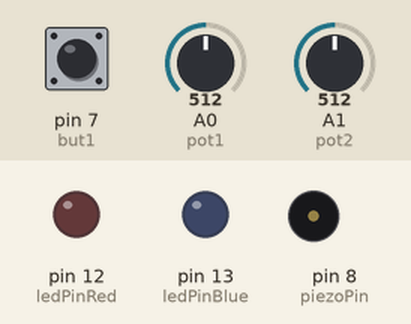
Simulated run of this sketch. Board: Arduino Uno, built with avr-gcc and run on an emulated ATmega328P. Shown: output pins drawn as LEDs (lit = HIGH), buzzer (waves = sounding). The inputs (shaded band) are chosen by the test bench; at power-on: pin 7 (but1) LOW, A0 (pot1) = 512, A1 (pot2) = 512. What the sketch prints to the serial monitor is not drawn.

Above: at 0.1 s.
Timing chart, 0 to 1.6 s (numbered marks = the images above):
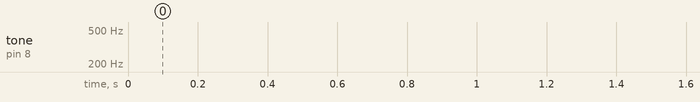

The sketch:

arpMasterA.ino
```cpp
#include "globalVars.h"
#include "pitches.h"

void playNote(int noteDuration, int notePitch) {
  int playTime = noteDuration * 0.75;
  int restTime = noteDuration * 0.25;

  Serial.println("Note Duration, PlayTime, RestTime");
  //Serial.println(noteDuration);
  Serial.println(playTime);
  Serial.println(restTime);

  tone(piezoPin, notePitch);
  delay(playTime);
  noTone(piezoPin);
  delay(restTime);
}
void flashLed(int count) {
  int flashLen = getNoteDuration(bpmLEDNote, bpm);
  beatDuration = getNoteDuration(bpmTop, bpm);
  int playLen = flashLen * 0.25;
  int restLen = flashLen * 0.75;

  if(bpmCount == 0) {
    digitalWrite(ledPinBlue, HIGH);
    delay(playLen);
    digitalWrite(ledPinBlue, LOW);
    delay(restLen);
  } else {
    digitalWrite(ledPinRed, HIGH);
    delay(playLen);
    digitalWrite(ledPinRed, LOW);
    delay(restLen);
  }
  delay(beatDuration - flashLen);
}
void countBeats() {
  //keeps the bpmCount from going over.
  bpmCount = bpmCount % bpmBottom;

  flashLed(bpmCount);
  //flashNote( getNoteDuration( bpmSequence[bpmCount], bpm ), bpmFlashNotes[bpmCount] );
  bpmCount ++;
}


void playMelody() {
  if (melodyState == BPLAY ) {
   if( (millis() - melodyTimer) > noteRestTime){
     //calculate note_duration
     int noteDuration = 0;
     int notePitch = 0;

     //Steps through all the notes in the melody
     melodyCount = melodyCount % melodyLen;

     noteDuration = getNoteDuration( noteLens[melodyCount], bpm);
     notePitch = notePitches[melodyCount];

     //playNote(noteDuration, notePitch);
     noteOn(notePitch);
     melodyCount ++;
   }
  } else if (melodyState == BREST) {
    if ( (millis() - melodyTimer) > noteOnTime ) {

    }

  }
}

void noteOn(int pitch) {
  tone(piezoPin, pitch);
}
void noteOff() {
  noTone(piezoPin);
}

int getNoteDuration(NOTE_LEN noteLen, float bpm) {
  int duration = 0;
  switch (noteLen) {
   case WHOLE:
     duration = ( 240 / bpm )* 1000;
     break;
   case HALF:
     duration = ( 120 / bpm )* 1000;
     break;
   case QUARTER:
     duration = ( 60 / bpm )* 1000;
     break;
   case EIGTH:
     duration = ( 30 / bpm )* 1000;
     Serial.println("yoooo" + String(duration));
     break;
   case SIXTEENTH:
     duration = ( 15 / bpm )* 1000;
     break;
   default:
     break;
  }
  return duration;
}


void setup() {
  Serial.begin(9600);

  pinMode(ledPinBlue, OUTPUT);
  pinMode(ledPinRed, OUTPUT);
  pinMode(piezoPin, OUTPUT);

  pinMode(but1, INPUT);
  pinMode(pot1, INPUT);
  pinMode(pot2, INPUT);


}

void loop() {

  playMelody();
  //countBeats();
  //delay(10000);

  but1Val = digitalRead(but1);
  pot1Val = analogRead(pot1);
  pot2Val = analogRead(pot2);

  //pot1Val = map( pot1Val , 0, 1023, 0, 127);

  if ( (millis() - timer) > timeDelay) {
    if(bpmTravelDirection == 1) {
      bpm += bpmTravelRate;
      bpmTravelCount+= bpmTravelRate;
    } else {
      bpm -= bpmTravelRate;
      bpmTravelCount-= bpmTravelRate;
    }
    if (abs(bpmTravelCount) > bpmTravelLimit) {
      bpmTravelDirection = bpmTravelDirection * -1;
    }
    Serial.print("bpm: ");
    Serial.println(bpm);
    timer = millis();
  }

}
```

globalVars.h
```cpp
#ifndef GLOBALVARS_H
#define GLOBALVARS_H
#include <Arduino.h>
#include "pitches.h"

enum BFSM {
  BPLAY,
  BREST
};

BFSM melodyState = BPLAY;

enum NOTE_LEN {
  WHOLE,
  HALF,
  QUARTER,
  EIGTH,
  SIXTEENTH
};

unsigned long timer;
int timeDelay = 20;

unsigned long bpmTimer;
int bpmTimeDelay = 0;
int bpmPlayDelay = 0;
int bpmRestDelay = 0;

unsigned long melodyTimer;
int noteOnTime = 0;
int noteRestTime = 0;


unsigned long bpmFlashTimer;
int bpmFlashTimeDelay = 0;


//bpm can /should be turned into an object
int bpmTravelLimit = 150;
int bpmTravelDirection = 1;
int bpmTravelCount = 0;
int bpmTravelRate = 4;

float bpm = 180;
int bpmCount = 0; // what beat are you on?

//  4 / 4 Time
NOTE_LEN bpmTop = QUARTER;
int bpmBottom = 4;

float beatDuration = 0; //getNoteDuration(bpmTop, bpm); // in mill seconds
NOTE_LEN bpmLEDNote = EIGTH; // on time played like note

int melodyLen = 5;
int melodyCount = 0;
//NOTE_LEN noteLens[] = { QUARTER, QUARTER, QUARTER, QUARTER };
//NOTE_LEN noteLens[] = { QUARTER, EIGTH, EIGTH, QUARTER, QUARTER};
NOTE_LEN noteLens[] = { SIXTEENTH, SIXTEENTH, SIXTEENTH, SIXTEENTH, SIXTEENTH};
int notePitches[] = { NOTE_C4, NOTE_E4, NOTE_G4, NOTE_A4, NOTE_G4};


int ledPinBlue = 13;
int ledPinRed = 12;
int piezoPin = 8;
int but1 = 7;
int but1Val = 0;
int pot1 = A0;
int pot2 = A1;
int pot1Val = 0;
int pot2Val = 0;


#endif
```

pitches.h
```cpp
#ifndef PITCHES_H
#define PITCHES_H


/*************************************************
 * Public Constants
 *************************************************/

#define NOTE_B0  31
#define NOTE_C1  33
#define NOTE_CS1 35
#define NOTE_D1  37
#define NOTE_DS1 39
#define NOTE_E1  41
#define NOTE_F1  44
#define NOTE_FS1 46
#define NOTE_G1  49
#define NOTE_GS1 52
#define NOTE_A1  55
#define NOTE_AS1 58
#define NOTE_B1  62
#define NOTE_C2  65
#define NOTE_CS2 69
#define NOTE_D2  73
#define NOTE_DS2 78
#define NOTE_E2  82
#define NOTE_F2  87
#define NOTE_FS2 93
#define NOTE_G2  98
#define NOTE_GS2 104
#define NOTE_A2  110
#define NOTE_AS2 117
#define NOTE_B2  123
#define NOTE_C3  131
#define NOTE_CS3 139
#define NOTE_D3  147
#define NOTE_DS3 156
#define NOTE_E3  165
#define NOTE_F3  175
#define NOTE_FS3 185
#define NOTE_G3  196
#define NOTE_GS3 208
#define NOTE_A3  220
#define NOTE_AS3 233
#define NOTE_B3  247
#define NOTE_C4  262
#define NOTE_CS4 277
#define NOTE_D4  294
#define NOTE_DS4 311
#define NOTE_E4  330
#define NOTE_F4  349
#define NOTE_FS4 370
#define NOTE_G4  392
#define NOTE_GS4 415
#define NOTE_A4  440
#define NOTE_AS4 466
#define NOTE_B4  494
#define NOTE_C5  523
#define NOTE_CS5 554
#define NOTE_D5  587
#define NOTE_DS5 622
#define NOTE_E5  659
#define NOTE_F5  698
#define NOTE_FS5 740
#define NOTE_G5  784
#define NOTE_GS5 831
#define NOTE_A5  880
#define NOTE_AS5 932
#define NOTE_B5  988
#define NOTE_C6  1047
#define NOTE_CS6 1109
#define NOTE_D6  1175
#define NOTE_DS6 1245
#define NOTE_E6  1319
#define NOTE_F6  1397
#define NOTE_FS6 1480
#define NOTE_G6  1568
#define NOTE_GS6 1661
#define NOTE_A6  1760
#define NOTE_AS6 1865
#define NOTE_B6  1976
#define NOTE_C7  2093
#define NOTE_CS7 2217
#define NOTE_D7  2349
#define NOTE_DS7 2489
#define NOTE_E7  2637
#define NOTE_F7  2794
#define NOTE_FS7 2960
#define NOTE_G7  3136
#define NOTE_GS7 3322
#define NOTE_A7  3520
#define NOTE_AS7 3729
#define NOTE_B7  3951
#define NOTE_C8  4186
#define NOTE_CS8 4435
#define NOTE_D8  4699
#define NOTE_DS8 4978

#endif
```
